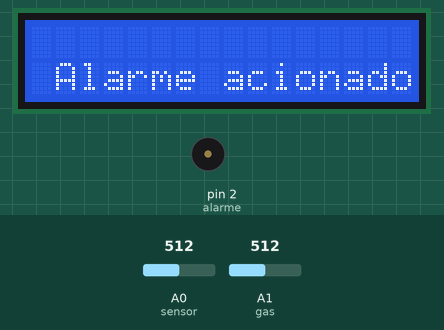
This sketch was run on a simulated Arduino Uno, built with avr-gcc and run on an emulated ATmega328P. Parts: 16×2 character LCD, buzzer (waves = sounding). Inputs (shaded band) come from the test bench; at power-on: A1 (gas) = 512, A0 (sensor) = 512. What the sketch prints to the serial monitor is not drawn.

Above: at 1.2 s.
1.3 s: A1 (gas) set to 104
8.0 s: A1 (gas) set to 85
At 10.13 s:
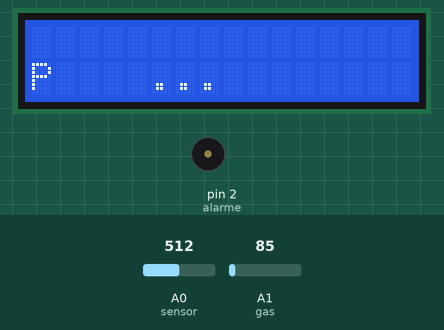
14.0 s: A0 (sensor) set to 0
At 15.2 s:
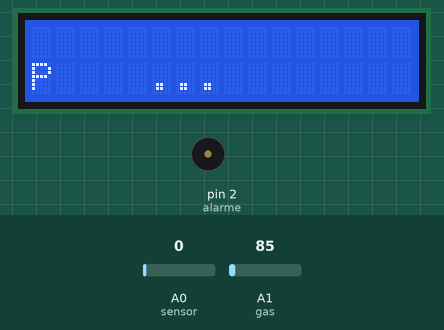
17.1 s: A0 (sensor) set to 105
At 17.7 s:
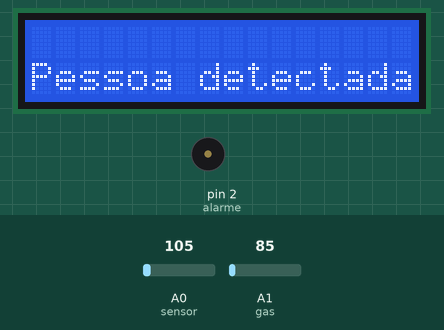
20.2 s: A1 (gas) set to 105
At 20.7 s:
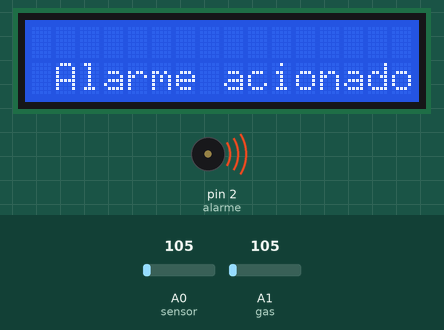
24.6 s: A1 (gas) set to 0
At 25.94 s:
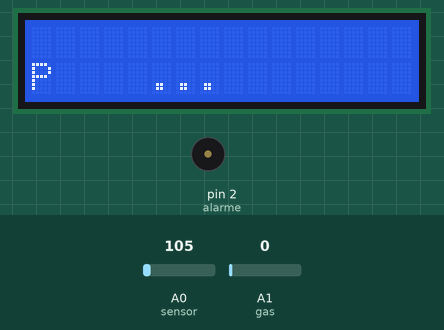
Timing chart, 0 to 28.7 s (numbered marks = the images above; inputs shaded):
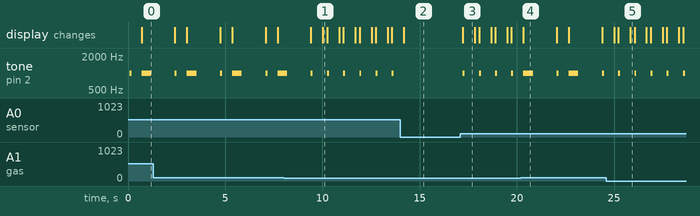

Measured:
- the behaviour switches between 96 and 95 on A1 (gas) (found by bisection; images 0 and 1)
- after the input at 8.0 s, the display: first differs from a run without the input after 2.0 s (image 1)
- after the input at 14.0 s, tone on pin 2 (alarme): stops changing and stays silent
- after the input at 17.1 s, tone on pin 2 (alarme): alternates 1000 Hz for 0.10 s and silent for 0.73 s, starting after 0.12 s; the display: changes after 0.12 s (image 3)
- after the input at 20.2 s, the display: changes after 0.14 s (image 4)
- after the input at 24.6 s, the display: changes after 0.40 s (image 5)
- by itself, tone on pin 2 (alarme): repeats every 2.3 s: silent 0.52 s, 1000 Hz 0.50 s, silent 1.2 s, 1000 Hz 0.10 s

The sketch:

alarme_residencial_1.ino
```cpp
#include <Adafruit_LiquidCrystal.h>

int sensor = A0;         // Pino analógico para o sensor de presença
int valor_do_sensor = 0; // Variável para armazenar o valor lido do sensor de presença
int gas = A1;            // Pino analógico para o sensor de gás
int valor_do_gas = 0;    // Variável para armazenar o valor lido do sensor de gás
int alarme = 2;          // Pino digital para o alarme sonoro
int led_1 = 5;           // Pino digital para o LED 1
int led_2 = 6;           // Pino digital para o LED 2
int led_3 = 7;           // Pino digital para o LED 3

Adafruit_LiquidCrystal lcd(0); // Objeto para controlar o display LCD

void setup() {
  pinMode(sensor, INPUT);  // Configura o pino do sensor como entrada
  pinMode(alarme, OUTPUT); // Configura o pino do alarme como saída
  Serial.begin(9600);      // Inicializa a comunicação serial
  lcd.begin(16, 2);      // Inicializa o LCD
  lcd.print(" ");        // Limpa o LCD
}

void loop() {
  // Lê o valor do sensor de presença
  valor_do_sensor = analogRead(sensor);
  Serial.println(valor_do_sensor);

  // Verifica se há presença detectada
  if (valor_do_sensor > 0) {
    lcd.setCursor(0, 1);
    lcd.print("Pessoa detectada");
    digitalWrite(alarme, HIGH);
    tone(alarme, 1000);
    delay(100);
    noTone(alarme);
    delay(500);
  }

  // Lê o valor do sensor de gás
  valor_do_gas = analogRead(gas);
  Serial.println(valor_do_gas);

  // Verifica se há gás detectado
  if (valor_do_gas > 95) {
    lcd.setCursor(0, 1);
    lcd.print(" Alarme acionado ");
    digitalWrite(alarme, HIGH);
    tone(alarme, 1000);
    delay(500);
    noTone(alarme);
    delay(1000);

    // Acende os LEDs e desliga o alarme após um curto período
    digitalWrite(led_1, HIGH);
    digitalWrite(led_2, HIGH);
    digitalWrite(led_3, HIGH);
    delay(100);
    digitalWrite(alarme, LOW);
    digitalWrite(led_1, LOW);
    digitalWrite(led_2, LOW);
    digitalWrite(led_3, LOW);
    delay(100);
  } else {
    // Exibe "..." no LCD quando não há gás detectado
    lcd.setCursor(1, 1);
    lcd.print("    ...          ");
    delay(100);
    digitalWrite(alarme, LOW);
    digitalWrite(led_1, LOW);
    digitalWrite(led_2, LOW);
    digitalWrite(led_3, LOW);
    delay(100);
  }
}
```
